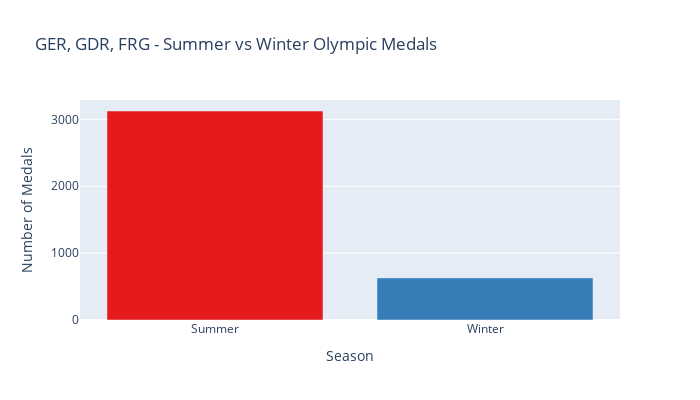

The notebook cell saved with this chart:
### Markdown cell above
# Kanske ha kvar kanske inte

### Code cell
fig, season_medals = Functions.summer_vs_winter(germany_all, ["GER", "GDR", "FRG"])
fig.show()

### Figure 1 — Plotly figure (JSON) as saved in the notebook; plotly's stock layout.template omitted (floating-point values rounded to 4 significant figures)
{"data": [{"hovertemplate": "Season=%{x}<br>Number of Medals=%{y}<extra></extra>", "legendgroup": "Summer", "marker": {"color": "rgb(228,26,28)", "pattern": {"shape": ""}}, "name": "Summer", "orientation": "v", "showlegend": true, "textposition": "auto", "type": "bar", "x": ["Summer"], "xaxis": "x", "y": [3126], "yaxis": "y"}, {"hovertemplate": "Season=%{x}<br>Number of Medals=%{y}<extra></extra>", "legendgroup": "Winter", "marker": {"color": "rgb(55,126,184)", "pattern": {"shape": ""}}, "name": "Winter", "orientation": "v", "showlegend": true, "textposition": "auto", "type": "bar", "x": ["Winter"], "xaxis": "x", "y": [630], "yaxis": "y"}], "layout": {"barmode": "relative", "height": 400, "legend": {"title": {"text": "Season"}, "tracegroupgap": 0}, "showlegend": false, "title": {"text": "GER, GDR, FRG - Summer vs Winter Olympic Medals"}, "width": 700, "xaxis": {"anchor": "y", "categoryarray": ["Summer", "Winter"], "categoryorder": "array", "domain": [0, 1], "title": {"text": "Season"}}, "yaxis": {"anchor": "x", "domain": [0, 1], "title": {"text": "Number of Medals"}}}}
